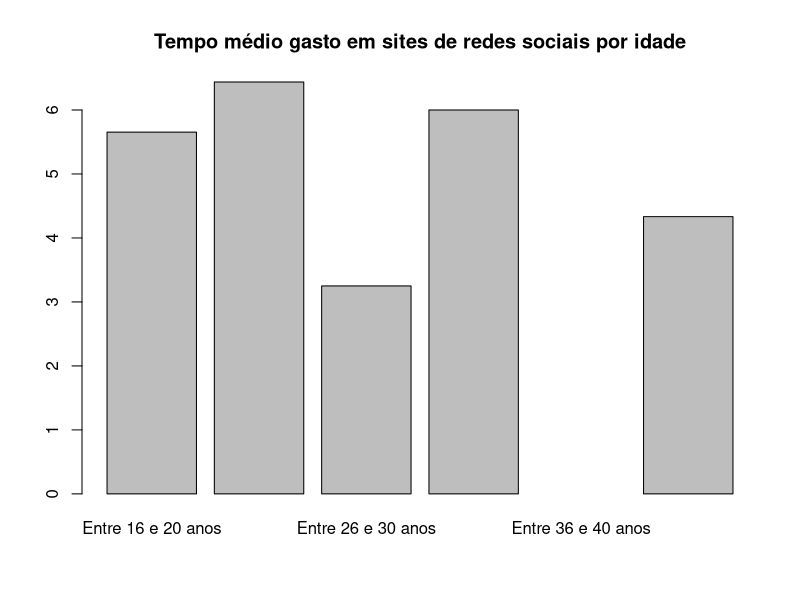
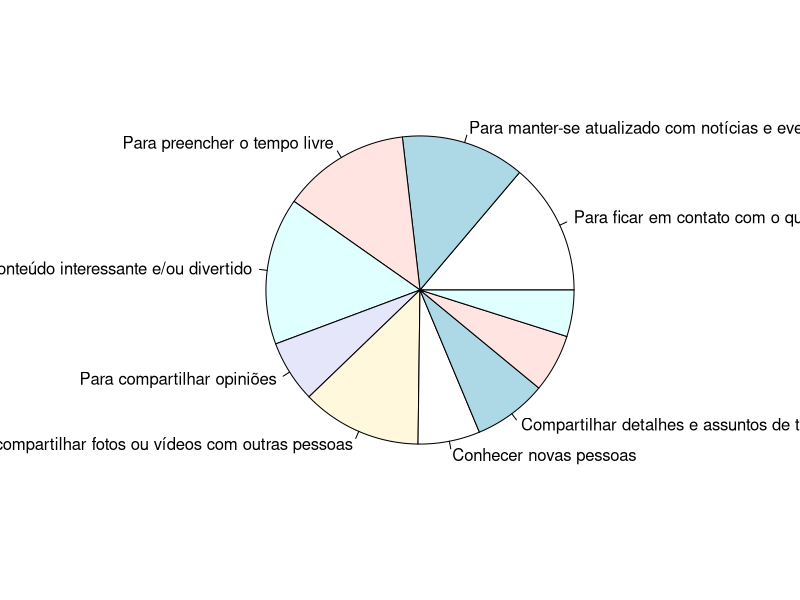

Generate these figures, in order, with R:
## ---- chunk 1
if (!require(readxl)) install.packages('readxl')
library(readxl)

df <- read_excel("../dados/umses_alunos_2018.xlsx")
## ---- chunk 2
idade1 <- subset(df, idade == 1)
idade2 <- subset(df, idade == 2)
idade3 <- subset(df, idade == 3)
idade4 <- subset(df, idade == 4)
idade5 <- subset(df, idade == 5)
idade6 <- subset(df, idade == 6)

md1 <- mean(idade1$tempogasto)
md2 <- mean(idade2$tempogasto)
md3 <- mean(idade3$tempogasto)
md4 <- mean(idade4$tempogasto)
md5 <- mean(idade5$tempogasto)
md6 <- mean(idade6$tempogasto)

idtemp <- data.frame(idade = c("Entre 16 e 20 anos" , "Entre 21 e 25 anos", "Entre 26 e 30 anos", "Entre 30 e 35 anos", "Entre 36 e 40 anos", "Acima de 40 anos"),
                     tempo = c(md1, md2, md3, md4, md5, md6))

barplot(idtemp$tempo, names.arg= idtemp$idade, main = "Tempo médio gasto em sites de redes sociais por idade" )
## ---- chunk 3
contato <- df[df$contato == 1,]
atualizado <- df[df$atualizado == 1,]
preencher <- df[df$preencher == 1,]
encontrar <- df[df$encontrar == 1,]
compopiniao <- df[df$compopiniao == 1,]
compfoto <- df[df$compfoto == 1,]
amigosja <- df[df$amigosja == 1,]
profnetwork <- df[df$profnetwork == 1,]
novaamizade <- df[df$novaamizade == 1,]
compdetalhe <- df[df$compdetalhe == 1,]
x<-c(table(contato$melhoraresul)[2], table(atualizado$melhoraresul)[2],
     table(preencher$melhoraresul)[2], table(encontrar$melhoraresul)[2],
     table(compopiniao$melhoraresul)[2], table(compfoto$melhoraresul)[2],
     table(amigosja$melhoraresul)[2], table(profnetwork$melhoraresul)[2],
     table(novaamizade$melhoraresul)[2], table(compdetalhe$melhoraresul)[2])
n<-c("Para ficar em contato com o que os amigos estão fazendo",
     "Para manter-se atualizado com notícias e eventos atuais",
     "Para preencher o tempo livre",
     "Para encontrar conteúdo interessante e/ou divertido",
     "Para compartilhar opiniões",
     "Para compartilhar fotos ou vídeos com outras pessoas",
     "Conhecer novas pessoas",
     "Compartilhar detalhes e assuntos de trabalho")
pie(x, labels = n)
## ---- chunk 4
# ToDo: gráfico lucas
